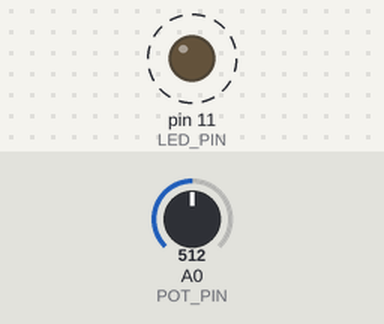
A sketch run on a simulated Arduino Uno, built with avr-gcc and run on an emulated ATmega328P. Shown: output pins drawn as LEDs (lit = HIGH). Dashed ring = blinking. The inputs (shaded band) are chosen by the test bench; at power-on: A0 (POT_PIN) = 512.

Above: at 1.8 s.
1.9 s: A0 (POT_PIN) set to 0
At 2.9 s:
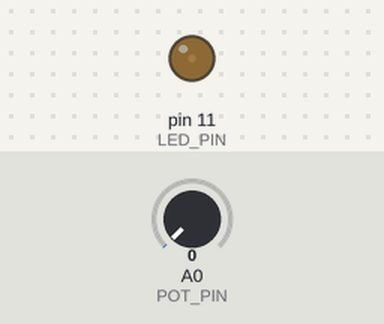
3.6 s: A0 (POT_PIN) set to 122
At 3.9 s:
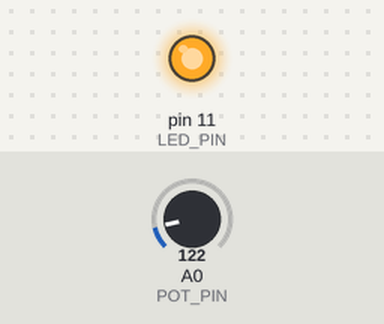
Timing chart, 0 to 13.1 s (numbered marks = the images above; inputs shaded):
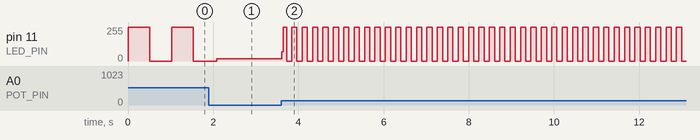

The sketch:

3-DELAY_POT_LED.ino
```cpp
#define LED_PIN 11 // SCHEMATIC SAYS 13 - ENSURE EVERYONE TO CHANGE TO 11
#define POT_PIN A0
void setup() {
  pinMode(LED_PIN, OUTPUT);
  //Serial.begin(9600);

}

void loop() {
  int potVal = analogRead(POT_PIN);
  //range is 0-1023;
  //Serial.println(potVal);

  digitalWrite(LED_PIN,HIGH);
  delay(potVal);
  digitalWrite(LED_PIN,LOW);
  delay(potVal);

}
```

Measured:
- after the input at 3.6 s, pin 11 (LED_PIN): 18/255 → 70/255 at once, then moves between 0/255 and 255/255, repeating every 0.24 s
- by itself, pin 11 (LED_PIN): alternates 255/255 for 0.51 s and 0/255 for 0.51 s
